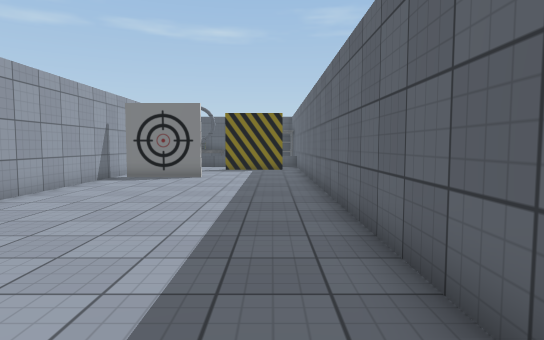
[1] (above)

13 first-person views from a walk through a scene from a Unity 3-D project. The camera is 1.3 m above the floor, tilts 4° down and sees 75° across. The floor is counted in squares, 1 m on a side. Each view is taken from the middle of a square. On the plan, view 1 faces up. The plan holds only what a view shows up to about 15 squares ahead; the rest is blank. The player character is not drawn. Some surface patterns are stand-ins.

[2]
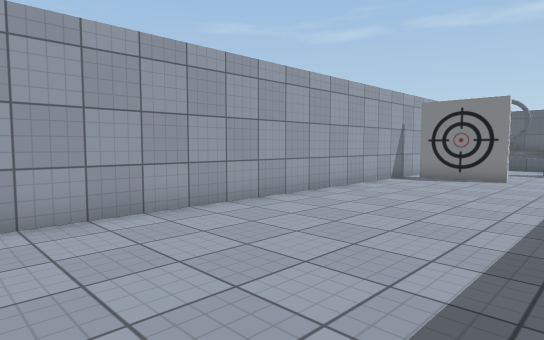

[3]
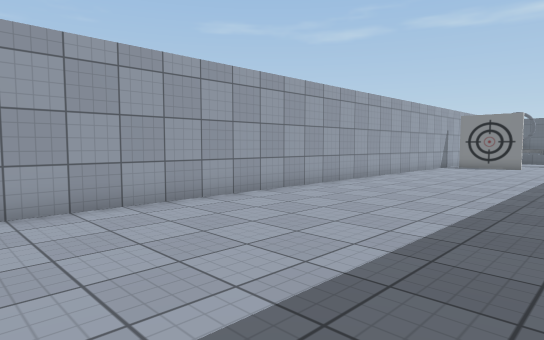

[4]
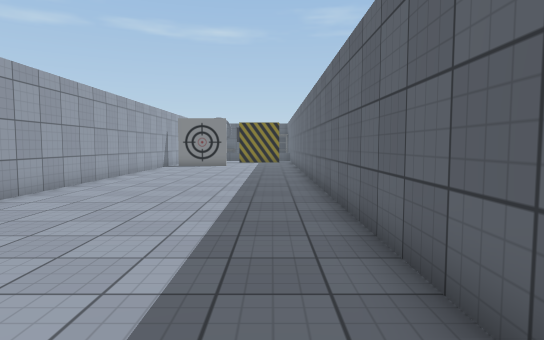

[5]
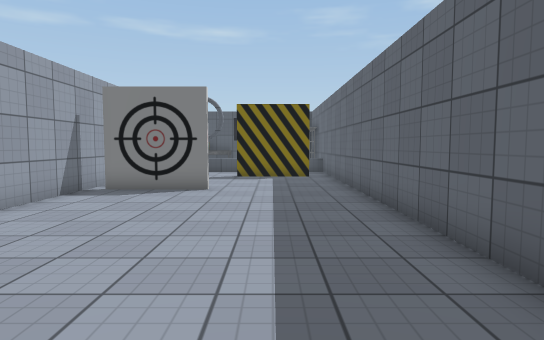

[6]
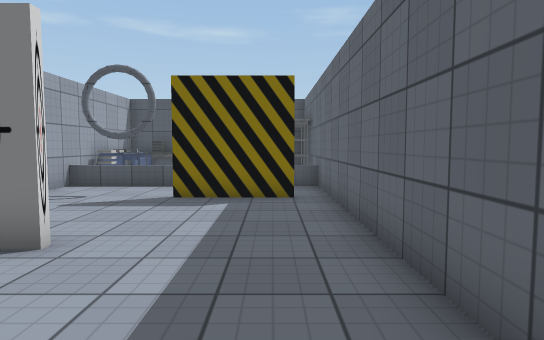

[7]
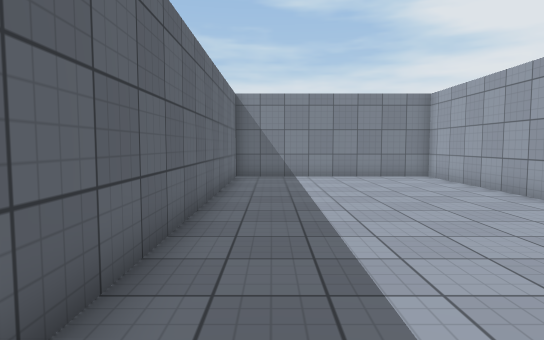

[8]
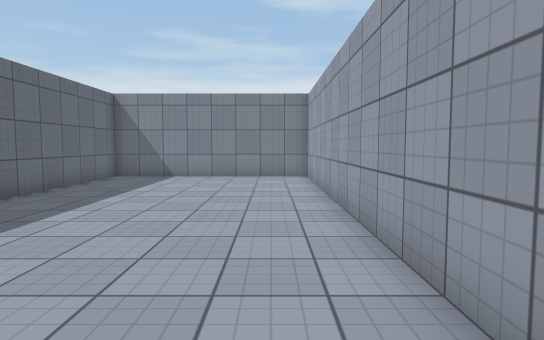

[9]
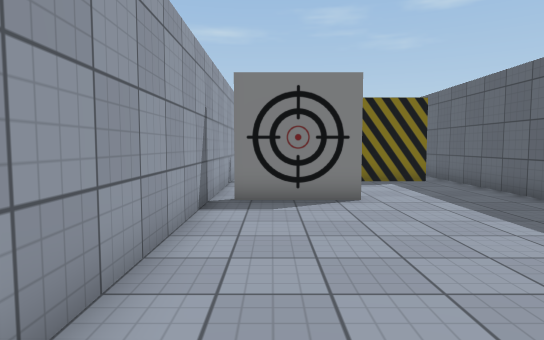

[10]
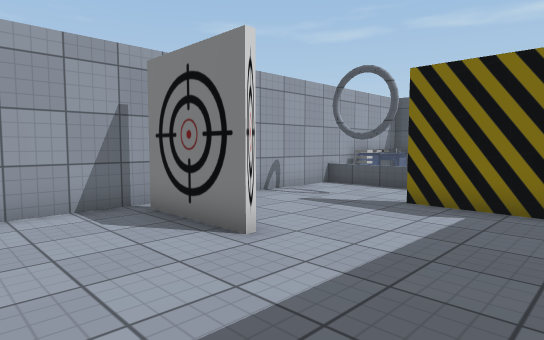

[11]
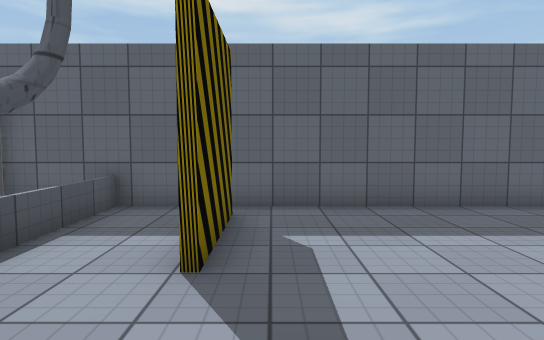

[12]
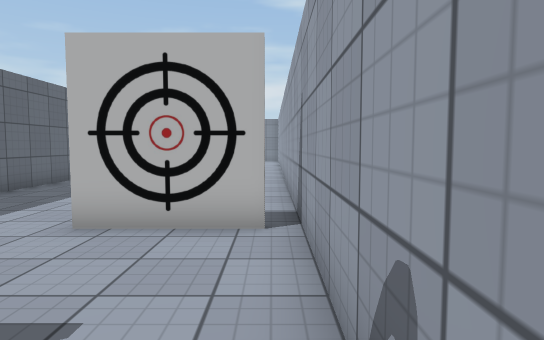

[13]
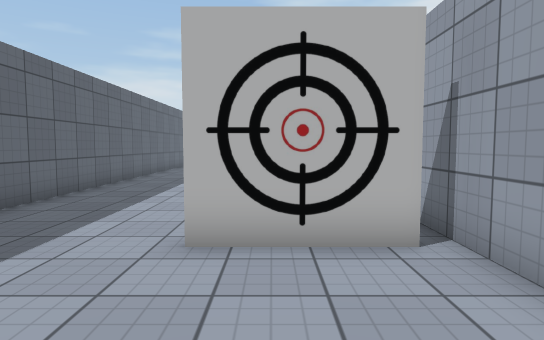

### Floor plan
Ten units are one square. View 1 is at (0, 0); x grows to the right and y downward. Boxes are objects, and circles mark ways between rooms. Rooms are numbered by the first view taken in them; rooms with no view inside come last. Other rooms are left out.
<svg viewBox="-70 -218 90 310">
<path fill="none" stroke="#000" d="M-29 -143 -60 -143M-60 -145 -29 -145M6 -187 -25 -187M-36 -195 -46 -196M-37 -195 -45 -197M-36 -196 -46 -194M-36 -196 -46 -195M-65 -210 -65 87 15 87 15 -195M-45 -213 -65 -213M15 -195 15 -210M15 -213 -45 -213"/>
<circle cx="-30" cy="-190" r="3" fill="#2a7"/>
<circle cx="10" cy="-190" r="3" fill="#2a7"/>
<text x="-30" y="-50">1</text>
<text x="-10" y="-200">2</text>
</svg>
Room 1 opens to room 2.

Where each view was taken, in squares from view 1:
view 1: 0 up, 0 right, facing up
view 2: 0 up, 0 right, facing up-left
view 3: 8 down, 1 right, facing up-left
view 4: 8 down, 0 right, facing up
view 5: 4 up, 1 left, facing up
view 6: 10 up, 0 right, facing up
view 7: 6 up, 0 right, facing down
view 8: 6 up, 5 left, facing down
view 9: 6 up, 5 left, facing up
view 10: 11 up, 1 right, facing up-left
view 11: 18 up, 6 left, facing right
view 12: 20 up, 6 left, facing down
view 13: 19 up, 4 left, facing down
